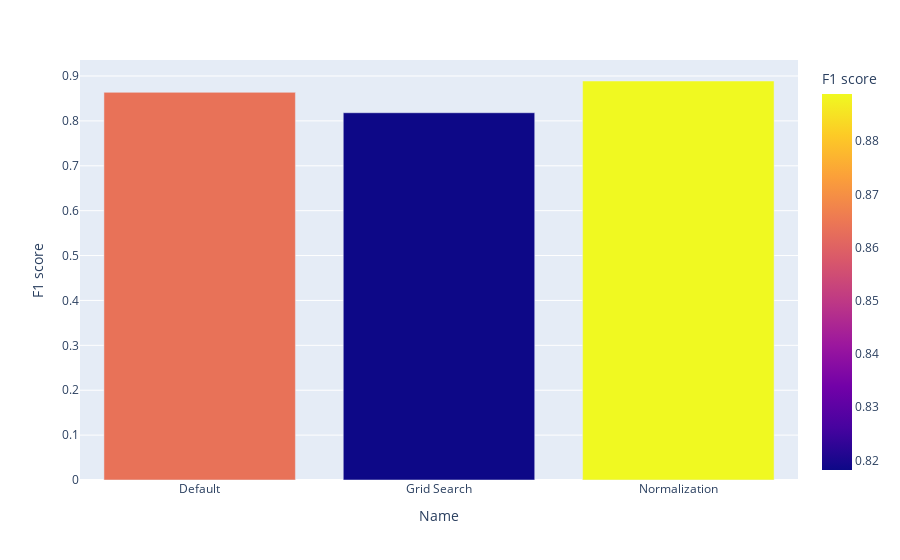

Notebook code for this chart:
### Code cell
fig = px.bar(df_m, x=df_m['Name'], y=df_m['F1 score'], color=df_m['F1 score'])
fig.show()

### Figure 1 — Plotly figure (JSON) as saved in the notebook; plotly's stock layout.template omitted (floating-point values rounded to 4 significant figures)
{"data": [{"alignmentgroup": "True", "hovertemplate": "Name=%{x}<br>F1 score=%{marker.color}<extra></extra>", "legendgroup": "", "marker": {"color": [0.8636, 0.8182, 0.8889], "coloraxis": "coloraxis"}, "name": "", "offsetgroup": "", "orientation": "v", "showlegend": false, "textposition": "auto", "type": "bar", "x": ["Default", "Grid Search", "Normalization"], "xaxis": "x", "y": [0.8636, 0.8182, 0.8889], "yaxis": "y"}], "layout": {"barmode": "relative", "coloraxis": {"colorbar": {"title": {"text": "F1 score"}}, "colorscale": [[0, "#0d0887"], [0.1111, "#46039f"], [0.2222, "#7201a8"], [0.3333, "#9c179e"], [0.4444, "#bd3786"], [0.5556, "#d8576b"], [0.6667, "#ed7953"], [0.7778, "#fb9f3a"], [0.8889, "#fdca26"], [1, "#f0f921"]]}, "legend": {"tracegroupgap": 0}, "margin": {"t": 60}, "xaxis": {"anchor": "y", "domain": [0, 1], "title": {"text": "Name"}}, "yaxis": {"anchor": "x", "domain": [0, 1], "title": {"text": "F1 score"}}}}
